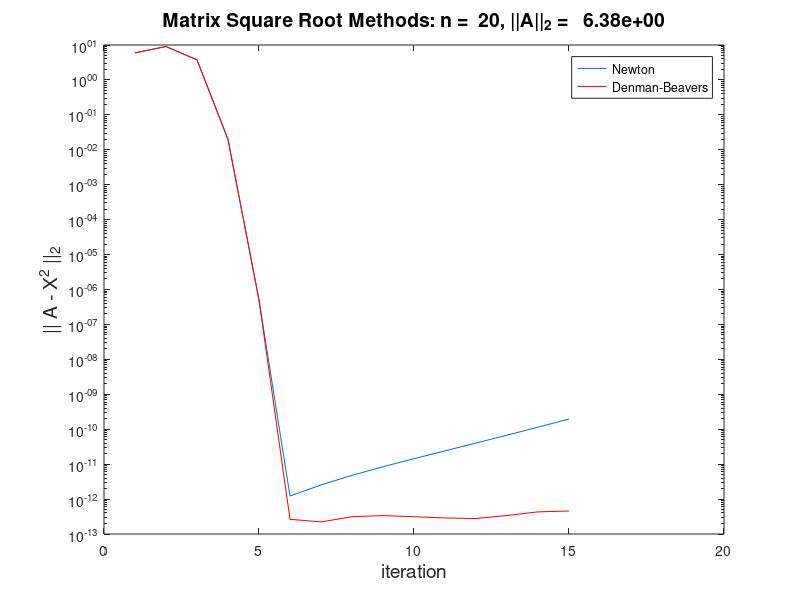

Here is the MATLAB script that generated this plot:
  function ShowMatSqRootn()
% function ShowMatSqRoot()
% Illustrates convergence of two methods for the matrix square root.
% GVL4: Section 9.4.2
n = 20;           % size of matrix
nStepsMax = 15;   % maximum number of steps
A = triu(randn(n,n));
for k=1:n
    A(k,k) = abs(A(k,k));
end
for k = 1:nStepsMax;
    X_Newton = Newton(A,k);
    errN(k) = norm(A - X_Newton*X_Newton);
    X_DB = DenmanBeavers(A,k);
    errDB(k) = norm(A - X_DB*X_DB);
end
semilogy(1:nStepsMax,errN,1:nStepsMax,errDB,'r')
xlabel('iteration','fontsize',14)
title(sprintf('Matrix Square Root Methods: n = %3d, ||A||_2 = %10.2e',n,norm(A)),'fontsize',14)
ylabel('|| A - X^2 ||_2','fontsize',14)
legend('Newton','Denman-Beavers')
set(gcf,'position',[200 200 800 600])
shg

  function X = Newton(A,nSteps)
% function X = Newton(A,nSteps)
% Matrix square root function based on nSteps of the Newton iteration.
% A is real nxn and X is approximately sqrt(A).
% GVL4: Section 9.4.2.
X = A;
for k=0:nSteps-1
    X = (X + X\A)/2;
end

  function X = DenmanBeavers(A,nSteps)
n = length(A);
X = A; 
Y = eye(n,n);
for k = 0:nSteps-1
    Xk = X;
    Yk = Y;
    X = (Xk + inv(Yk))/2;
    Y = (Yk + inv(Xk))/2;
end
          
          
          
          